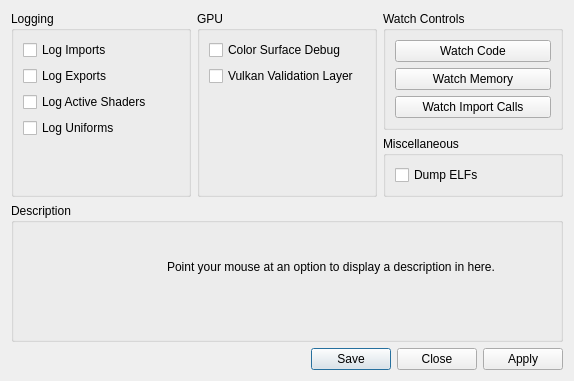
						<widget class="QWidget" name="debug_tab">
							<attribute name="title">
								<string>Debug</string>
							</attribute>
							<layout class="QVBoxLayout" name="debug_tab_layout" stretch="4,1,0">
								<item>
									<layout class="QHBoxLayout" name="debug_tab_content_layout" stretch="1,1,1">
										<item>
											<widget class="QGroupBox" name="gb_debug_logging">
												<property name="title">
													<string>Logging</string>
												</property>
												<layout class="QVBoxLayout" name="gb_debug_logging_layout">
													<item>
														<widget class="QCheckBox" name="log_imports">
															<property name="text">
																<string>Log Imports</string>
															</property>
														</widget>
													</item>
													<item>
														<widget class="QCheckBox" name="log_exports">
															<property name="text">
																<string>Log Exports</string>
															</property>
														</widget>
													</item>
													<item>
														<widget class="QCheckBox" name="log_active_shaders">
															<property name="text">
																<string>Log Active Shaders</string>
															</property>
														</widget>
													</item>
													<item>
														<widget class="QCheckBox" name="log_uniforms">
															<property name="text">
																<string>Log Uniforms</string>
															</property>
														</widget>
													</item>
													<item>
														<spacer name="debug_logging_spacer">
															<property name="orientation">
																<enum>Qt::Orientation::Vertical</enum>
															</property>
															<property name="sizeHint" stdset="0">
																<size>
																	<width>0</width>
																	<height>0</height>
																</size>
															</property>
														</spacer>
													</item>
												</layout>
											</widget>
										</item>
										<item>
											<widget class="QGroupBox" name="gb_debug_gpu">
												<property name="title">
													<string>GPU</string>
												</property>
												<layout class="QVBoxLayout" name="gb_debug_gpu_layout">
													<item>
														<widget class="QCheckBox" name="color_surface_debug">
															<property name="text">
																<string>Color Surface Debug</string>
															</property>
														</widget>
													</item>
													<item>
														<widget class="QCheckBox" name="validation_layer">
															<property name="text">
																<string>Vulkan Validation Layer</string>
															</property>
														</widget>
													</item>
													<item>
														<spacer name="debug_gpu_spacer">
															<property name="orientation">
																<enum>Qt::Orientation::Vertical</enum>
															</property>
															<property name="sizeHint" stdset="0">
																<size>
																	<width>0</width>
																	<height>0</height>
																</size>
															</property>
														</spacer>
													</item>
												</layout>
											</widget>
										</item>
										<item>
											<layout class="QVBoxLayout" name="debug_tab_right">
												<item>
													<widget class="QGroupBox" name="gb_debug_watchpoints">
														<property name="title">
															<string>Watch Controls</string>
														</property>
														<layout class="QVBoxLayout" name="gb_debug_watchpoints_layout">
															<item>
																<widget class="QPushButton" name="watch_code">
																	<property name="text">
																		<string>Watch Code</string>
																	</property>
																</widget>
															</item>
															<item>
																<widget class="QPushButton" name="watch_memory">
																	<property name="text">
																		<string>Watch Memory</string>
																	</property>
																</widget>
															</item>
															<item>
																<widget class="QPushButton" name="watch_import_calls">
																	<property name="text">
																		<string>Watch Import Calls</string>
																	</property>
																</widget>
															</item>
														</layout>
													</widget>
												</item>
												<item>
													<widget class="QGroupBox" name="gb_debug_misc">
														<property name="title">
															<string>Miscellaneous</string>
														</property>
														<layout class="QVBoxLayout" name="gb_debug_misc_layout">
															<item>
																<widget class="QCheckBox" name="dump_elfs">
																	<property name="text">
																		<string>Dump ELFs</string>
																	</property>
																</widget>
															</item>
														</layout>
													</widget>
												</item>
												<item>
													<spacer name="debug_tab_right_spacer">
														<property name="orientation">
															<enum>Qt::Orientation::Vertical</enum>
														</property>
														<property name="sizeHint" stdset="0">
															<size>
																<width>0</width>
																<height>0</height>
															</size>
														</property>
													</spacer>
												</item>
											</layout>
										</item>
									</layout>
								</item>
								<item>
									<widget class="QGroupBox" name="gb_description_debug">
										<property name="title">
											<string>Description</string>
										</property>
										<layout class="QVBoxLayout" name="gb_description_debug_layout">
											<item>
												<widget class="QLabel" name="description_debug">
													<property name="text">
														<string>
															Point your mouse at an option to display a description in here.


														</string>
													</property>
													<property name="textFormat">
														<enum>Qt::TextFormat::PlainText</enum>
													</property>
													<property name="alignment">
														<set>Qt::AlignmentFlag::AlignLeading|Qt::AlignmentFlag::AlignLeft|Qt::AlignmentFlag::AlignTop</set>
													</property>
													<property name="wordWrap">
														<bool>true</bool>
													</property>
												</widget>
											</item>
										</layout>
									</widget>
								</item>
								<item>
									<widget class="QDialogButtonBox" name="button_box_debug">
										<property name="standardButtons">
											<set>QDialogButtonBox::StandardButton::Apply|QDialogButtonBox::StandardButton::Close|QDialogButtonBox::StandardButton::Save</set>
										</property>
									</widget>
								</item>
							</layout>
						</widget>
